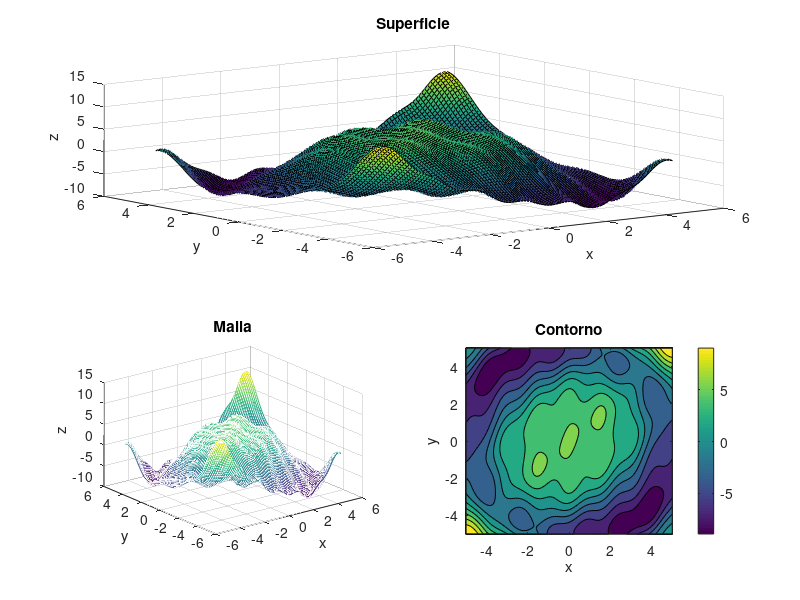

The MATLAB script that drew this image:
close all
clear all

% Coordenadas a mostrar en la rejilla (rango se define como inicio:paso:fin)
x = -5:0.1:5;
y = -5:0.1:5;
[X,Y] = meshgrid(x,y); % meshgrid toma dos vectores, y crea dos matrices para que cada par de coordenadas posibles tenga una posición. X repite x numel(y) veces en cada fila, Y repite y numel(x) veces en cada columna.

% Siempre hay que usar "." para las operaciones elemento a elemento
Z = Y.*sin(pi*X/10) + 5*cos((X.^2 + Y.^2)/8) + cos(X+Y).*cos(3*X-Y);

figure;
subplot(2,2,[1 2]); % Divide la ventana de gráfico en 2x2 casillas, y selecciona las dos de arriba (posiciones 1 y 2). Es como en matplotlib
surf(X,Y,Z); % surf dibuja una superficie 3D con los valores Z para cada par (X,Y). Las caras se colorean según la altura Z.
xlabel('x');
ylabel('y');
zlabel('z');
title('Superficie');

subplot(2,2,3); % Abajo a la izquierda
mesh(X,Y,Z); % Como surf, pero sin caras (el color pasa a la malla)
xlabel('x');
ylabel('y');
zlabel('z');
title('Malla');

subplot(2,2,4); % Abajo a la derecha
contourf(X,Y,Z); % Contorno visto desde arriba, rellenando con color según altura
xlabel('x');
ylabel('y');
title('Contorno');
colorbar; % Añade una leyenda en forma de barra
